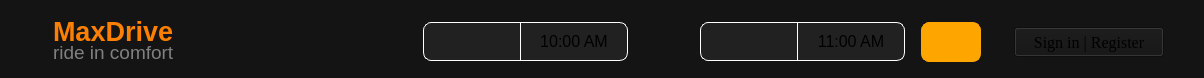
         <widget class="QWidget" name="TopPanel_widget" native="true">
          <property name="sizePolicy">
           <sizepolicy hsizetype="Preferred" vsizetype="Preferred">
            <horstretch>0</horstretch>
            <verstretch>0</verstretch>
           </sizepolicy>
          </property>
          <property name="minimumSize">
           <size>
            <width>0</width>
            <height>78</height>
           </size>
          </property>
          <property name="maximumSize">
           <size>
            <width>16777215</width>
            <height>78</height>
           </size>
          </property>
          <property name="styleSheet">
           <string notr="true">QWidget {
	background-color: #141414;
	
}</string>
          </property>
          <layout class="QHBoxLayout" name="top_horizontalLayout_1" stretch="1,4">
           <property name="spacing">
            <number>7</number>
           </property>
           <property name="leftMargin">
            <number>50</number>
           </property>
           <property name="topMargin">
            <number>8</number>
           </property>
           <property name="rightMargin">
            <number>0</number>
           </property>
           <property name="bottomMargin">
            <number>7</number>
           </property>
           <item>
            <widget class="QLabel" name="label">
             <property name="styleSheet">
              <string notr="true">border: none;
padding-top: 5px;




</string>
             </property>
             <property name="lineWidth">
              <number>1</number>
             </property>
             <property name="text">
              <string>&lt;p style=&quot;margin: 0; line-height: 0.8;&quot;&gt;
      &lt;span style=&quot;font-family: 'Californian FB', 'sans-serif'; font-size: 27px; font-weight: 700; color: #ff8000;&quot;&gt;MaxDrive&lt;/span&gt;&lt;br&gt;
      &lt;span style=&quot;font-family: 'Californian FB', 'sans-serif'; font-size: 19px; color: #808080;&quot;&gt;ride in comfort&lt;/span&gt;
    &lt;/p&gt;</string>
             </property>
             <property name="alignment">
              <set>Qt::AlignmentFlag::AlignLeading|Qt::AlignmentFlag::AlignLeft|Qt::AlignmentFlag::AlignTop</set>
             </property>
            </widget>
           </item>
           <item>
            <layout class="QHBoxLayout" name="top_horizontalLayout_2" stretch="10,1,1">
             <property name="leftMargin">
              <number>160</number>
             </property>
             <property name="topMargin">
              <number>5</number>
             </property>
             <property name="rightMargin">
              <number>40</number>
             </property>
             <item>
              <widget class="QFrame" name="Home_datePick_frame">
               <property name="minimumSize">
                <size>
                 <width>620</width>
                 <height>0</height>
                </size>
               </property>
               <property name="maximumSize">
                <size>
                 <width>0</width>
                 <height>16777215</height>
                </size>
               </property>
               <property name="font">
                <font>
                 <bold>false</bold>
                </font>
               </property>
               <property name="styleSheet">
                <string notr="true">#Home_datePick_frame {
	
	border-radius: 6px;

}
#Home_datePick_frame *{
	background-color: #212121;
}</string>
               </property>
               <property name="frameShape">
                <enum>QFrame::Shape::StyledPanel</enum>
               </property>
               <property name="frameShadow">
                <enum>QFrame::Shadow::Raised</enum>
               </property>
               <layout class="QHBoxLayout" name="horizontalLayout_7" stretch="2,0,0,0">
                <property name="spacing">
                 <number>0</number>
                </property>
                <property name="leftMargin">
                 <number>20</number>
                </property>
                <property name="topMargin">
                 <number>1</number>
                </property>
                <property name="rightMargin">
                 <number>10</number>
                </property>
                <property name="bottomMargin">
                 <number>1</number>
                </property>
                <item>
                 <widget class="QWidget" name="Home_pickDateFrom_widget" native="true">
                  <property name="minimumSize">
                   <size>
                    <width>0</width>
                    <height>0</height>
                   </size>
                  </property>
                  <property name="maximumSize">
                   <size>
                    <width>205</width>
                    <height>39</height>
                   </size>
                  </property>
                  <property name="styleSheet">
                   <string notr="true">QWidget {
	border: none;
	background-color:#212121;
	border-radius: 16px;
}
</string>
                  </property>
                  <widget class="QPushButton" name="Home_DayFrom_pushButton">
                   <property name="geometry">
                    <rect>
                     <x>0</x>
                     <y>0</y>
                     <width>98</width>
                     <height>39</height>
                    </rect>
                   </property>
                   <property name="sizePolicy">
                    <sizepolicy hsizetype="Minimum" vsizetype="Fixed">
                     <horstretch>0</horstretch>
                     <verstretch>0</verstretch>
                    </sizepolicy>
                   </property>
                   <property name="minimumSize">
                    <size>
                     <width>0</width>
                     <height>0</height>
                    </size>
                   </property>
                   <property name="maximumSize">
                    <size>
                     <width>16777215</width>
                     <height>16777215</height>
                    </size>
                   </property>
                   <property name="font">
                    <font>
                     <pointsize>13</pointsize>
                    </font>
                   </property>
                   <property name="styleSheet">
                    <string notr="true">QPushButton {
	border: 1px solid white;
	border-radius: 8px;
	border-top-right-radius: 0px;
    border-bottom-right-radius: 0px;
	text-align: middle;
}

QPushButton:checked {
	border: 2px solid orange;
	border-right: 3px solid orange;
}</string>
                   </property>
                   <property name="text">
                    <string/>
                   </property>
                   <property name="icon">
                    <iconset>
                     <normaloff>../../../Downloads/icons8-календарь-24.png</normaloff>../../../Downloads/icons8-календарь-24.png</iconset>
                   </property>
                   <property name="iconSize">
                    <size>
                     <width>20</width>
                     <height>20</height>
                    </size>
                   </property>
                   <property name="checkable">
                    <bool>true</bool>
                   </property>
                   <property name="default">
                    <bool>false</bool>
                   </property>
                   <property name="flat">
                    <bool>false</bool>
                   </property>
                  </widget>
                  <widget class="QToolButton" name="Home_timePick_start">
                   <property name="geometry">
                    <rect>
                     <x>97</x>
                     <y>0</y>
                     <width>108</width>
                     <height>39</height>
                    </rect>
                   </property>
                   <property name="sizePolicy">
                    <sizepolicy hsizetype="Minimum" vsizetype="Fixed">
                     <horstretch>0</horstretch>
                     <verstretch>0</verstretch>
                    </sizepolicy>
                   </property>
                   <property name="font">
                    <font>
                     <pointsize>12</pointsize>
                    </font>
                   </property>
                   <property name="styleSheet">
                    <string notr="true">QToolButton {
	border: 1px solid white;
	border-radius: 8px;
	border-top-left-radius: 0px;
	border-bottom-left-radius: 0px;
	padding: 4px;
}</string>
                   </property>
                   <property name="text">
                    <string>10:00 AM</string>
                   </property>
                   <property name="icon">
                    <iconset>
                     <normaloff>../../../Downloads/icons8-часы-32.png</normaloff>../../../Downloads/icons8-часы-32.png</iconset>
                   </property>
                   <property name="iconSize">
                    <size>
                     <width>23</width>
                     <height>23</height>
                    </size>
                   </property>
                   <property name="checkable">
                    <bool>false</bool>
                   </property>
                   <property name="checked">
                    <bool>false</bool>
                   </property>
                   <property name="popupMode">
                    <enum>QToolButton::ToolButtonPopupMode::InstantPopup</enum>
                   </property>
                   <property name="toolButtonStyle">
                    <enum>Qt::ToolButtonStyle::ToolButtonTextBesideIcon</enum>
                   </property>
                  </widget>
                 </widget>
                </item>
                <item>
                 <widget class="QLabel" name="Home_arrow_label">
                  <property name="minimumSize">
                   <size>
                    <width>25</width>
                    <height>0</height>
                   </size>
                  </property>
                  <property name="maximumSize">
                   <size>
                    <width>40</width>
                    <height>35</height>
                   </size>
                  </property>
                  <property name="font">
                   <font>
                    <pointsize>10</pointsize>
                    <bold>true</bold>
                   </font>
                  </property>
                  <property name="styleSheet">
                   <string notr="true">background-color: #141414;</string>
                  </property>
                  <property name="text">
                   <string/>
                  </property>
                  <property name="alignment">
                   <set>Qt::AlignmentFlag::AlignRight|Qt::AlignmentFlag::AlignTop|Qt::AlignmentFlag::AlignTrailing</set>
                  </property>
                 </widget>
                </item>
                <item>
                 <widget class="QWidget" name="Home_pickDateTo_widget" native="true">
                  <property name="maximumSize">
                   <size>
                    <width>205</width>
                    <height>39</height>
                   </size>
                  </property>
                  <property name="styleSheet">
                   <string notr="true">QWidget {
	border: none;
	background-color:#212121;
	border-radius: 16px;
}
</string>
                  </property>
                  <widget class="QPushButton" name="Home_DayTo_pushButton">
                   <property name="geometry">
                    <rect>
                     <x>0</x>
                     <y>0</y>
                     <width>98</width>
                     <height>39</height>
                    </rect>
                   </property>
                   <property name="font">
                    <font>
                     <pointsize>13</pointsize>
                    </font>
                   </property>
                   <property name="styleSheet">
                    <string notr="true">QPushButton {
	border: 1px solid white;
	border-radius: 8px;
	border-top-right-radius: 0px;
    border-bottom-right-radius: 0px;
	text-align: middle;
}

QPushButton:checked {
	border: 2px solid orange;
	border-right: 3px solid orange;
}</string>
                   </property>
                   <property name="text">
                    <string/>
                   </property>
                   <property name="iconSize">
                    <size>
                     <width>20</width>
                     <height>20</height>
                    </size>
                   </property>
                   <property name="checkable">
                    <bool>true</bool>
                   </property>
                  </widget>
                  <widget class="QToolButton" name="Home_timePick_end">
                   <property name="geometry">
                    <rect>
                     <x>97</x>
                     <y>0</y>
                     <width>108</width>
                     <height>39</height>
                    </rect>
                   </property>
                   <property name="font">
                    <font>
                     <pointsize>12</pointsize>
                    </font>
                   </property>
                   <property name="styleSheet">
                    <string notr="true">QToolButton {
	border: 1px solid white;
	border-radius: 8px;
	border-top-left-radius: 0px;
	border-bottom-left-radius: 0px;
	padding: 4px;
}</string>
                   </property>
                   <property name="text">
                    <string>11:00 AM</string>
                   </property>
                   <property name="iconSize">
                    <size>
                     <width>23</width>
                     <height>23</height>
                    </size>
                   </property>
                   <property name="checkable">
                    <bool>false</bool>
                   </property>
                   <property name="popupMode">
                    <enum>QToolButton::ToolButtonPopupMode::InstantPopup</enum>
                   </property>
                   <property name="toolButtonStyle">
                    <enum>Qt::ToolButtonStyle::ToolButtonTextBesideIcon</enum>
                   </property>
                  </widget>
                 </widget>
                </item>
                <item>
                 <widget class="QPushButton" name="Home_search_pushButton">
                  <property name="maximumSize">
                   <size>
                    <width>60</width>
                    <height>40</height>
                   </size>
                  </property>
                  <property name="styleSheet">
                   <string notr="true">border: 1px solid orange;
border-radius: 8px;
background-color: orange;</string>
                  </property>
                  <property name="text">
                   <string/>
                  </property>
                 </widget>
                </item>
               </layout>
              </widget>
             </item>
             <item>
              <spacer name="horizontalSpacer">
               <property name="orientation">
                <enum>Qt::Orientation::Horizontal</enum>
               </property>
               <property name="sizeHint" stdset="0">
                <size>
                 <width>40</width>
                 <height>20</height>
                </size>
               </property>
              </spacer>
             </item>
             <item>
              <widget class="QPushButton" name="LoginButton">
               <property name="sizePolicy">
                <sizepolicy hsizetype="MinimumExpanding" vsizetype="Fixed">
                 <horstretch>0</horstretch>
                 <verstretch>0</verstretch>
                </sizepolicy>
               </property>
               <property name="minimumSize">
                <size>
                 <width>150</width>
                 <height>0</height>
                </size>
               </property>
               <property name="maximumSize">
                <size>
                 <width>160</width>
                 <height>30</height>
                </size>
               </property>
               <property name="font">
                <font>
                 <family>Georgia</family>
                 <pointsize>12</pointsize>
                 <bold>false</bold>
                 <underline>false</underline>
                 <kerning>true</kerning>
                </font>
               </property>
               <property name="cursor">
                <cursorShape>PointingHandCursor</cursorShape>
               </property>
               <property name="layoutDirection">
                <enum>Qt::LayoutDirection::LeftToRight</enum>
               </property>
               <property name="styleSheet">
                <string notr="true"/>
               </property>
               <property name="text">
                <string>Sign in | Register</string>
               </property>
               <property name="iconSize">
                <size>
                 <width>0</width>
                 <height>0</height>
                </size>
               </property>
               <property name="autoDefault">
                <bool>false</bool>
               </property>
              </widget>
             </item>
            </layout>
           </item>
          </layout>
         </widget>
